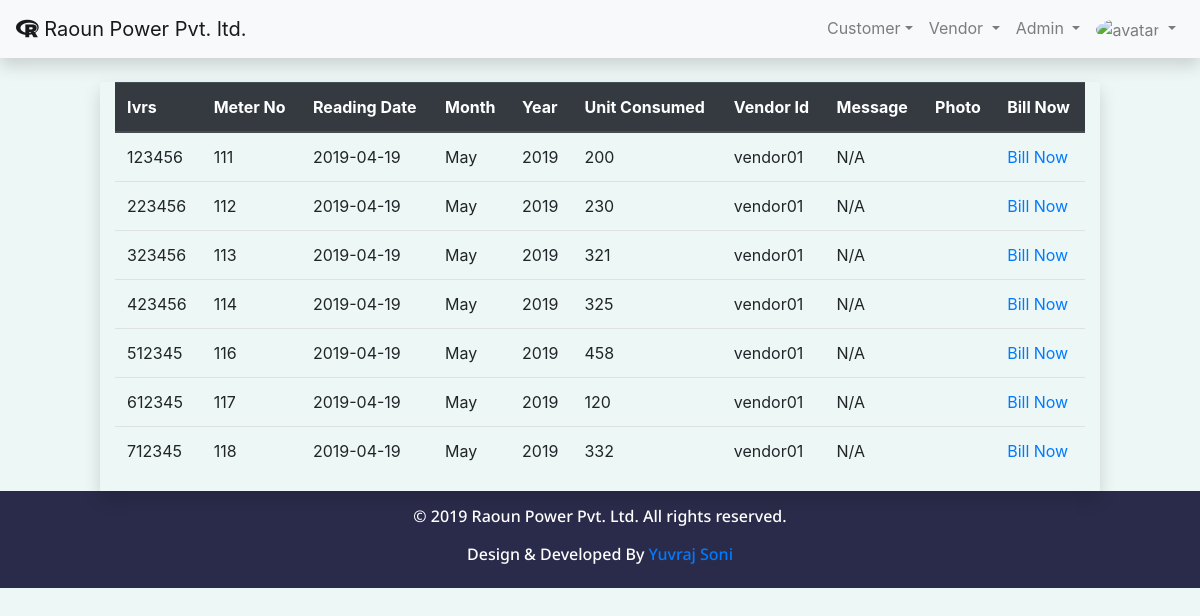
/admin/viewiupldreading.php (signed in), run on the app's committed database.
### tables this page shows
CREATE TABLE `readinginfo` (
  `ivrs` varchar(20) NOT NULL,
  `meterno` varchar(20) NOT NULL,
  `readdate` date NOT NULL,
  `month` varchar(10) NOT NULL,
  `year` varchar(10) NOT NULL,
  `unitconsumed` varchar(20) NOT NULL,
  `vendorid` varchar(20) NOT NULL,
  `msg` varchar(300) NOT NULL,
  `photo` varchar(200) NOT NULL
);

### admin/function.php (called while the page is built, shortened)
<?php
function connectinfo()
{
	$con = mysqli_connect("localhost", "root", "", "raoun power pvt. ltd");
    return $con;
}
function readrecord($qry)
{
	$rs = mysqli_query(connectinfo(), $qry);
	return $rs;
}
?>

### admin/viewiupldreading.php (the view, shortened to what this page needs)
<?php
include("function.php");
?>
<!doctype html>
<html lang="en-us">
<head>
    <?php include("links.php"); ?>
</head>
<body style="background-color:#EDF7F5";>
	<?php include("navbar.php") ?>
<div class="container-fluid">
	<div class="row mt-4">
		<div class="col-lg-1"></div>
			<div class="col-lg-10 table-responsive shadow">
				<table class="table table-hover">
					<thead class="thead-dark">
						<tr>
							<th>Ivrs</th>
							<th>Meter No</th>
							<th>Reading Date</th>
							<th>Month</th>
							<th>Year</th>
							<th>Unit Consumed</th>
							<th>Vendor Id</th>
							<th>Message</th>
							<th>Photo</th>
							<th>Bill Now</th>
						</tr>
					</thead>
					<tbody><?php
							$qry = "SELECT * FROM readinginfo";
							$rs = readrecord($qry);
							while($row = mysqli_fetch_array($rs))
							{
							$ivrs = $row["ivrs"];
							$mtr = $row["meterno"];
							$regdt = $row["readdate"];
							$month = $row["month"];
							$year = $row["year"];
							$unitconsumed = $row["unitconsumed"];
							$vndrid = $row["vendorid"];
							$msg = $row["msg"];
							$photo = $row["photo"];
							?>
						<tr>
							<td><?php echo $ivrs; ?></td>
							<td><?php echo $mtr; ?></td>
							<td><?php echo $regdt; ?></td>
							<td><?php echo $month; ?></td>
							<td><?php echo $year; ?></td>
							<td><?php echo $unitconsumed; ?></td>
							<td><?php echo $vndrid; ?></td>
							<td><?php echo $msg; ?></td>
							<td><?php echo $photo; ?></td>
							<td><a href="billgenerat.php?ivrs=<?php echo $ivrs; ?>&month=<?php echo $month; ?>&year=<?php echo $year; ?>">Bill Now</a></td>
						</tr>
						<?php } ?>
					</tbody>
				</table>
			</div>
		<div class="col-lg-1"></div>
    </div>
</div>
	<?php include("footer.php") ?>
</body>
</html>

### data on the page
readinginfo: ivrs "123456", meterno "111", readdate "2019-04-19", month "May", year "2019", unitconsumed "200", vendorid "vendor01", msg "N/A"
readinginfo: ivrs "223456", meterno "112", readdate "2019-04-19", month "May", year "2019", unitconsumed "230", vendorid "vendor01", msg "N/A"
readinginfo: ivrs "323456", meterno "113", readdate "2019-04-19", month "May", year "2019", unitconsumed "321", vendorid "vendor01", msg "N/A"
readinginfo: ivrs "423456", meterno "114", readdate "2019-04-19", month "May", year "2019", unitconsumed "325", vendorid "vendor01", msg "N/A"
readinginfo: ivrs "512345", meterno "116", readdate "2019-04-19", month "May", year "2019", unitconsumed "458", vendorid "vendor01", msg "N/A"
readinginfo: ivrs "612345", meterno "117", readdate "2019-04-19", month "May", year "2019", unitconsumed "120", vendorid "vendor01", msg "N/A"
readinginfo: ivrs "712345", meterno "118", readdate "2019-04-19", month "May", year "2019", unitconsumed "332", vendorid "vendor01", msg "N/A"
